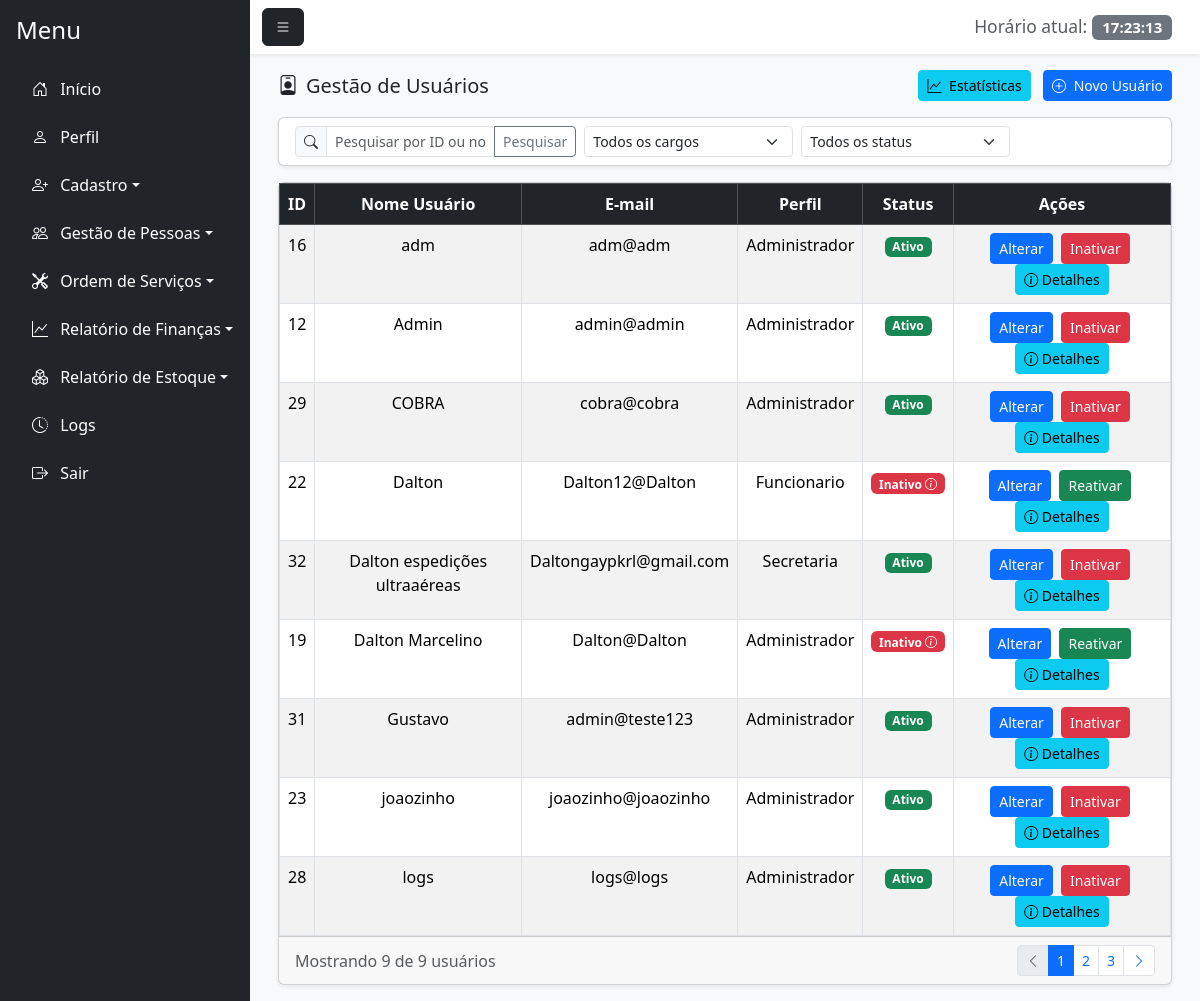
/gestao_usuario.php (signed in), run on an earlier commit of the app's database.
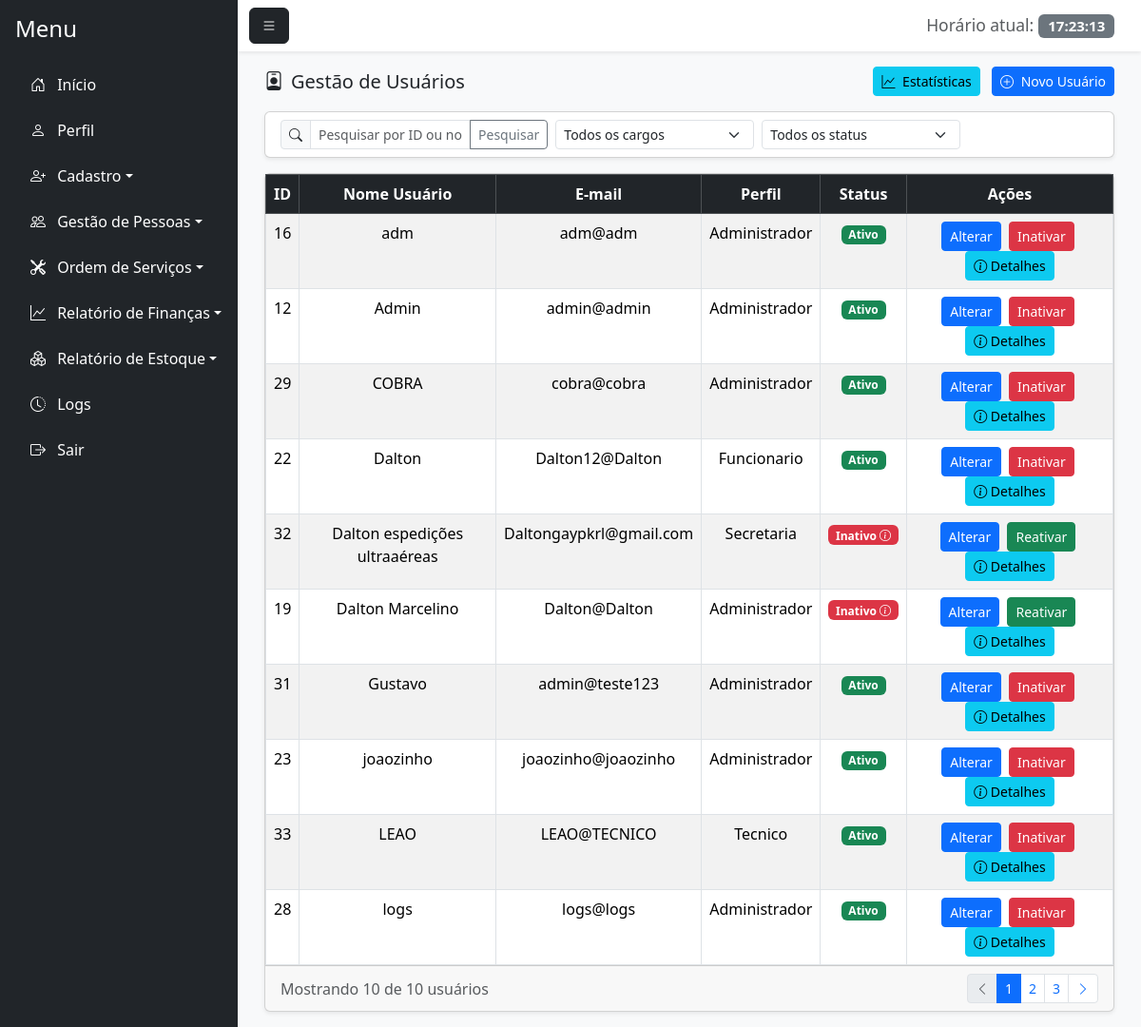
And on a later commit of the database.
### tables this page shows
CREATE TABLE `usuario` (
  `id_usuario` int(11) NOT NULL,
  `nome_usuario` varchar(100) NOT NULL,
  `senha` varchar(255) NOT NULL,
  `email` varchar(100) NOT NULL,
  `senha_temporaria` tinyint(1) DEFAULT 0,
  `id_perfil` int(11) NOT NULL,
  `status` enum('Ativo','Inativo') DEFAULT 'Ativo',
  `id_motivo_inatividade` int(11) DEFAULT NULL,
  `data_inatividade` date DEFAULT NULL,
  `observacao_inatividade` text DEFAULT NULL
);

CREATE TABLE `perfil` (
  `id_perfil` int(11) NOT NULL,
  `nome_perfil` varchar(100) NOT NULL
);

### gestao_usuario.php (the view, shortened to what this page needs)
<?php
    require_once 'conexao.php';
    require_once 'php/permissoes.php';
    $sql = "SELECT u.*, p.nome_perfil, m.descricao as motivo_inatividade
            FROM usuario u
            LEFT JOIN perfil p ON u.id_perfil = p.id_perfil
            LEFT JOIN motivo_inatividade m ON u.id_motivo_inatividade = m.id_motivo";
    $sql .= " ORDER BY u.nome_usuario ASC";
    $stmt = $pdo->prepare($sql);
    $stmt->execute();
    $usuarios = $stmt->fetchAll(PDO::FETCH_ASSOC);
$stmt->execute();
$usuarios = $stmt->fetchALL(PDO::FETCH_ASSOC);
?>
<!DOCTYPE html>
<html lang="pt-BR">
<head>
    <link href="https://cdn.jsdelivr.net/npm/bootstrap@5.3.7/dist/css/bootstrap.min.css" rel="stylesheet">
    <link rel="stylesheet" href="https://cdn.jsdelivr.net/npm/bootstrap-icons@1.11.1/font/bootstrap-icons.css">
    <link href="https://cdn.jsdelivr.net/npm/bootstrap-icons@1.11.1/font/bootstrap-icons.css" rel="stylesheet">
    <link rel="stylesheet" href="css/login.css">
</head>
<body class="bg-light">
    <div class="d-flex vh-100 bg-light">
        <div class="flex-grow-1 d-flex flex-column">
            <nav class="navbar navbar-light bg-white shadow-sm">
                <div class="container-fluid">
                    <button class="btn btn-dark" id="menu-toggle"><i class="bi bi-list"></i></button>
                    <span class="navbar-brand mb-0 h1">
                        <small class="text-muted">Horário atual:</small>
                        <span id="liveClock" class="badge bg-secondary"></span>
                    </span>
                </div>
            </nav>
            <div class="flex-grow-1 p-3" style="overflow-y: auto;">
                <div class="container-fluid">
                    <div class="d-flex justify-content-between align-items-center mb-3">
                <h5 class="mb-0"><i class="bi bi-person-badge me-2"></i>Gestão de Usuários</h5>
                <div>
                    <button class="btn btn-info btn-sm me-2" data-bs-toggle="modal" data-bs-target="#modalEstatisticas">
                        <i class="bi bi-graph-up me-1"></i> Estatísticas
                    </button>
                    <a href="cadastro_usuario.php" class="btn btn-primary btn-sm">
                        <i class="bi bi-plus-circle me-1"></i> Novo Usuário
                    </a>
                </div>
            </div>
                    <div class="card shadow-sm mb-3">
                        <div class="card-body py-2">
                            <form method="GET" action="gestao_usuario.php" id="filterForm">
                                <div class="row g-2">
                                    <div class="col-md-4">
                                        <div class="input-group input-group-sm">
                                            <span class="input-group-text"><i class="bi bi-search"></i></span>
                                            <input type="text" id="busca" name="busca" class="form-control"
                                                placeholder="Pesquisar por ID ou nome..."
                                                value="<?= isset($_GET['busca']) ? htmlspecialchars($_GET['busca']) : '' ?>">
                                            <button class="btn btn-outline-secondary" type="submit">Pesquisar</button>
                                        </div>
                                    </div>
                                    <div class="col-md-3">
                                        <select name="id_perfil" id="id_perfil" class="form-select form-select-sm">
                                            <option value="">Todos os cargos</option>
                                        </select>
                                    </div>
                                    <div class="col-md-3">
                                        <select name="status" id="status" class="form-select form-select-sm">
                                            <option value="">Todos os status</option>
                                        </select>
                                    </div>
                                    <div class="col-md-2">
                                    </div>
                                </div>
                            </form>
                        </div>
                    </div>
                    <div class="card shadow-sm">
                        <div class="card-body p-0">
                            <div class="table-responsive">
                                <?php if(!empty($usuarios)): ?>
                                    <table class="table table-striped table-hover table-bordered mb-0">
                                        <thead class="table-dark">
                                            <tr>
                                                <th><center>ID</center></th>
                                                <th><center>Nome Usuário</center></th>
                                                <th><center>E-mail</center></th>
                                                <th><center>Perfil</center></th>
                                                <th><center>Status</center></th>
                                                <th class="text-center">Ações</th>
                                            </tr>
                                        </thead>
                                        <tbody>
                                            <?php foreach($usuarios as $usuario): ?>
                                                <tr>
                                                    <td><center><?=htmlspecialchars($usuario['id_usuario'])?></center></td>
                                                    <td><center><?=htmlspecialchars($usuario['nome_usuario'])?></center></td>
                                                    <td><center><?=htmlspecialchars($usuario['email'])?></center></td>
                                                    <td><center><?=htmlspecialchars($usuario['nome_perfil'])?></center></td>
                                                    <td>
                                                        <center>
                                                            <?php if($usuario['status'] == 'Ativo'): ?>
                                                                <span class="badge bg-success">Ativo</span>
                                                            <?php else: ?>
                                                                <span class="badge bg-danger badge-details" onclick="mostrarDetalhesUsuario(<?=htmlspecialchars($usuario['id_usuario'])?>)">
                                                                    Inativo <i class="bi bi-info-circle"></i>
                                                                </span>
                                                            <?php endif; ?>
                                                        </center>
                                                    </td>
                                                    <td class="text-center">
                                                        <a href="#" class="btn btn-sm btn-primary me-1" onclick="carregarDadosUsuario(<?=htmlspecialchars($usuario['id_usuario'])?>)">Alterar</a>
                                                        <?php if($usuario['status'] == 'Ativo'): ?>
                                                            <a href="inativar_usuario.php?id=<?=htmlspecialchars($usuario['id_usuario'])?>" class="btn btn-sm btn-danger me-1">Inativar</a>
                                                        <?php else: ?>
                                                            <a href="gestao_usuario.php?id=<?=htmlspecialchars($usuario['id_usuario'])?>&acao=reativar" class="btn btn-sm btn-success me-1" onclick="return confirm('Tem certeza que deseja reativar este usuário?')">Reativar</a>
                                                        <?php endif; ?>
                                                        <button class="btn btn-sm btn-info" onclick="mostrarDetalhesUsuario(<?=htmlspecialchars($usuario['id_usuario'])?>)">
                                                            <i class="bi bi-info-circle"></i> Detalhes
                                                        </button>
                                                    </td>
                                                </tr>
                                            <?php endforeach;?>
                                        </tbody>
                                    </table>
                                <?php else: ?><br>
                                    <center><p>Nenhum usuário encontrado.</p></center>
                                <?php endif; ?>
                        </div>
                        <div class="card-footer py-2">
                            <div class="d-flex justify-content-between align-items-center">
                                <div>
                                    <span class="text-muted">Mostrando <?= count($usuarios) ?> de <?= count($usuarios) ?> usuários</span>
                                </div>
                                <nav>
                                    <ul class="pagination pagination-sm mb-0">
                                        <li class="page-item disabled">
                                            <a class="page-link" href="#"><i class="bi bi-chevron-left"></i></a>
                                        </li>
                                        <li class="page-item active">
                                            <a class="page-link" href="#">1</a>
                                        </li>
                                        <li class="page-item">
                                            <a class="page-link" href="#">2</a>
                                        </li>
                                        <li class="page-item">
                                            <a class="page-link" href="#">3</a>
                                        </li>
                                        <li class="page-item">
                                            <a class="page-link" href="#"><i class="bi bi-chevron-right"></i></a>
                                        </li>
                                    </ul>
                                </nav>
                            </div>
                        </div>
                    </div>
                </div>
            </div>
</body>
</html>

### php/permissoes.php (shortened to what this page needs)
<?php
$permissoes = [
    1 => [
        "Início" => ["principal.php"],
        "Perfil" => ["perfil.php"],
        "Cadastro" => [
            "cadastro_usuario.php", "cadastro_cliente.php", "cadastro_funcionario.php",
            "cadastro_fornecedor.php", "cadastro_pecas.php"
        ],
        "Gestão de Pessoas" => [
            "gestao_usuario.php", "gestao_cliente.php", "gestao_funcionario.php",
            "gestao_fornecedor.php"
        ],
        "Ordem de Serviços" => ["nova_ordem.php", "consultar_ordem.php", "pagamento.php"],
        "Relatório de Finanças" => ["relatorio_despesas.php", "relatorio_lucro.php"],
        "Relatório de Estoque" => [
            "relatorio_saida.php", "relatorio_pecas_estoque.php", "relatorio_uso.php"
        ],
        "Logs" => ["logs.php"],
    ],
    2 => [
        "Início" => ["principal.php"],
        "Perfil" => ["perfil.php"],
        "Cadastro" => [
            "cadastro_cliente.php", "cadastro_funcionario.php",
            "cadastro_fornecedor.php", "cadastro_pecas.php"
        ],
        "Gestão de Pessoas" => ["gestao_cliente.php"],
        "Ordem de Serviços" => ["nova_ordem.php", "consultar_ordem.php", "pagamento.php"],
        "Relatório de Estoque" => [
            "relatorio_saida.php", "relatorio_pecas_estoque.php", "relatorio_uso.php"
        ],
    ],
    3 => [
        "Início" => ["principal.php"],
        "Perfil" => ["perfil.php"],
        "Cadastro" => ["cadastro_cliente.php"],
        "Gestão de Pessoas" => ["gestao_cliente.php"],
        "Ordem de Serviços" => ["nova_ordem.php", "consultar_ordem.php", "pagamento.php"],
    ],
    4 => [
        "Início" => ["principal.php"],
        "Perfil" => ["perfil.php"],
        "Cadastro" => ["cadastro_pecas.php"],
        "Ordem de Serviços" => ["nova_ordem.php", "consultar_ordem.php", "pagamento.php"],
        "Relatório de Estoque" => [
            "relatorio_saida.php", "relatorio_pecas_estoque.php", "relatorio_uso.php"
        ],
    ],
];
$id_perfil = $_SESSION['perfil'];
$opcoes_menu = isset($permissoes[$id_perfil]) ? $permissoes[$id_perfil] : [];
$icones_menu = [
    "Início" => "bi-house-door",
    "Perfil" => "bi-person",
    "Cadastro" => "bi-person-plus",
    "Gestão de Pessoas" => "bi-people",
    "Ordem de Serviços" => "bi-tools",
    "Relatório de Finanças" => "bi-graph-up",
    "Relatório de Estoque" => "bi-boxes",
    "Logs" => "bi-clock-history"
];
function formatarNomeExibicao($nomeArquivo) {
    $nome = basename($nomeArquivo, ".php");
    $prefixos = ['cadastro_', 'gestao_', 'relatorio_'];
    foreach ($prefixos as $prefixo) {
        if (strpos($nome, $prefixo) === 0) {
            $nome = substr($nome, strlen($prefixo));
            break;
        }
    }
    $nome = str_replace("_", " ", $nome);
    $nome = ucwords($nome);
    return $nome;
}
function gerarMenu($opcoes_menu, $icones_menu) {
    $html = '';
    foreach ($opcoes_menu as $categoria => $arquivos) {
        $icone = isset($icones_menu[$categoria]) ? $icones_menu[$categoria] : "bi-circle";
        if (count($arquivos) > 1) {
            $html .= '<li class="nav-item mb-2 dropdown">';
            $html .= '<a class="nav-link text-white dropdown-toggle" href="#" id="' . $categoria . 'Dropdown" role="button" data-bs-toggle="dropdown" aria-expanded="false">';
            $html .= '<i class="bi ' . $icone . ' me-2"></i> ' . $categoria;
            $html .= '</a>';
            $html .= '<ul class="dropdown-menu dropdown-menu-dark" aria-labelledby="' . $categoria . 'Dropdown">';
            foreach ($arquivos as $arquivo) {
                $nomeExibicao = formatarNomeExibicao($arquivo);
                $html .= '<li><a class="dropdown-item" href="' . $arquivo . '">' . $nomeExibicao . '</a></li>';
            }
            $html .= '</ul>';
            $html .= '</li>';
        } else {
            $html .= '<li class="nav-item mb-2">';
            $html .= '<a href="' . $arquivos[0] . '" class="nav-link text-white">';
            $html .= '<i class="bi ' . $icone . ' me-2"></i> ' . $categoria;
            $html .= '</a>';
            $html .= '</li>';
        }
    }
    return $html;
}
$menu_html = '
<nav id="sidebar" class="bg-dark text-white p-3" style="width: 250px;">
    <h4 class="mb-4">Menu</h4>
    <ul class="nav flex-column">
        ' . gerarMenu($opcoes_menu, $icones_menu) . '
        <li class="nav-item">
            <a href="index.php" class="nav-link text-white"><i class="bi bi-box-arrow-right me-2"></i> Sair</a>
        </li>
    </ul>
</nav>
<script>
    document.getElementById("menu-toggle").addEventListener("click", function () {
        document.getElementById("sidebar").classList.toggle("d-none");
    });
    function updateClock() {
        const now = new Date();
        const timeString = now.toLocaleTimeString(\'pt-BR\');
        document.getElementById(\'liveClock\').textContent = timeString;
    }
    setInterval(updateClock, 1000);
    updateClock();
</script>
';
function exibirMenu() {
    global $menu_html;
    echo $menu_html;
}
?>

### css/login.css (style rules this page uses)
* { margin: 0; padding: 0; }
body { overflow-y: hidden; text-decoration: none !important; }

What changed in the data, as far as the page shows it:
changed usuario "Dalton": status "Inativo Reativar" → "Ativo Inativar"
changed usuario "Dalton espedições ultraaéreas": status "Ativo Inativar" → "Inativo Reativar"
added usuario: id_usuario "33", nome_usuario "LEAO", email "LEAO@TECNICO", id_perfil.nome_perfil "Tecnico", status "Ativo"
Also different on the page:
count($usuarios): "9" → "10"
